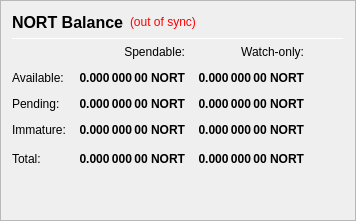
                   <widget class="QFrame" name="frame_Balances">
                    <property name="frameShape">
                     <enum>QFrame::StyledPanel</enum>
                    </property>
                    <property name="frameShadow">
                     <enum>QFrame::Raised</enum>
                    </property>
                    <layout class="QGridLayout" name="gridLayout_3">
                     <item row="0" column="0" colspan="3">
                      <layout class="QHBoxLayout" name="horizontalLayout_4">
                       <item>
                        <widget class="QLabel" name="label_5">
                         <property name="minimumSize">
                          <size>
                           <width>0</width>
                           <height>20</height>
                          </size>
                         </property>
                         <property name="font">
                          <font>
                           <pointsize>12</pointsize>
                           <weight>75</weight>
                           <bold>true</bold>
                          </font>
                         </property>
                         <property name="text">
                          <string>NORT Balance</string>
                         </property>
                        </widget>
                       </item>
                       <item>
                        <widget class="QLabel" name="labelWalletStatus">
                         <property name="cursor">
                          <cursorShape>WhatsThisCursor</cursorShape>
                         </property>
                         <property name="toolTip">
                          <string>The displayed information may be out of date. Your wallet automatically synchronizes with the KYD network after a connection is established, but this process has not completed yet.</string>
                         </property>
                         <property name="styleSheet">
                          <string notr="true">QLabel { color: red; }</string>
                         </property>
                         <property name="text">
                          <string notr="true">(out of sync)</string>
                         </property>
                         <property name="alignment">
                          <set>Qt::AlignLeading|Qt::AlignLeft|Qt::AlignVCenter</set>
                         </property>
                        </widget>
                       </item>
                       <item>
                        <spacer name="horizontalSpacer_3">
                         <property name="orientation">
                          <enum>Qt::Horizontal</enum>
                         </property>
                         <property name="sizeHint" stdset="0">
                          <size>
                           <width>40</width>
                           <height>20</height>
                          </size>
                         </property>
                        </spacer>
                       </item>
                      </layout>
                     </item>
                     <item row="1" column="0" colspan="3">
                      <widget class="Line" name="line_Balance">
                       <property name="minimumSize">
                        <size>
                         <width>0</width>
                         <height>1</height>
                        </size>
                       </property>
                       <property name="maximumSize">
                        <size>
                         <width>16777215</width>
                         <height>1</height>
                        </size>
                       </property>
                       <property name="orientation">
                        <enum>Qt::Horizontal</enum>
                       </property>
                      </widget>
                     </item>
                     <item row="2" column="0" colspan="3">
                      <layout class="QGridLayout" name="gridLayout">
                       <property name="spacing">
                        <number>12</number>
                       </property>
                       <item row="0" column="1">
                        <widget class="QLabel" name="labelSpendable">
                         <property name="text">
                          <string>Spendable:</string>
                         </property>
                         <property name="alignment">
                          <set>Qt::AlignRight|Qt::AlignTrailing|Qt::AlignVCenter</set>
                         </property>
                        </widget>
                       </item>
                       <item row="0" column="2">
                        <widget class="QLabel" name="labelWatchonly">
                         <property name="text">
                          <string>Watch-only:</string>
                         </property>
                         <property name="alignment">
                          <set>Qt::AlignRight|Qt::AlignTrailing|Qt::AlignVCenter</set>
                         </property>
                        </widget>
                       </item>
                       <item row="1" column="0">
                        <widget class="QLabel" name="labelBalanceText">
                         <property name="text">
                          <string>Available:</string>
                         </property>
                        </widget>
                       </item>
                       <item row="1" column="1">
                        <widget class="QLabel" name="labelBalance">
                         <property name="font">
                          <font>
                           <weight>75</weight>
                           <bold>true</bold>
                          </font>
                         </property>
                         <property name="cursor">
                          <cursorShape>IBeamCursor</cursorShape>
                         </property>
                         <property name="toolTip">
                          <string>Your current spendable balance</string>
                         </property>
                         <property name="text">
                          <string notr="true">0.000 000 00 NORT</string>
                         </property>
                         <property name="alignment">
                          <set>Qt::AlignRight|Qt::AlignTrailing|Qt::AlignVCenter</set>
                         </property>
                         <property name="textInteractionFlags">
                          <set>Qt::LinksAccessibleByMouse|Qt::TextSelectableByKeyboard|Qt::TextSelectableByMouse</set>
                         </property>
                        </widget>
                       </item>
                       <item row="1" column="2">
                        <widget class="QLabel" name="labelWatchAvailable">
                         <property name="font">
                          <font>
                           <weight>75</weight>
                           <bold>true</bold>
                          </font>
                         </property>
                         <property name="cursor">
                          <cursorShape>IBeamCursor</cursorShape>
                         </property>
                         <property name="toolTip">
                          <string>Your current balance in watch-only addresses</string>
                         </property>
                         <property name="text">
                          <string notr="true">0.000 000 00 NORT</string>
                         </property>
                         <property name="alignment">
                          <set>Qt::AlignRight|Qt::AlignTrailing|Qt::AlignVCenter</set>
                         </property>
                         <property name="textInteractionFlags">
                          <set>Qt::LinksAccessibleByMouse|Qt::TextSelectableByKeyboard|Qt::TextSelectableByMouse</set>
                         </property>
                        </widget>
                       </item>
                       <item row="2" column="0">
                        <widget class="QLabel" name="labelPendingText">
                         <property name="text">
                          <string>Pending:</string>
                         </property>
                        </widget>
                       </item>
                       <item row="2" column="1">
                        <widget class="QLabel" name="labelUnconfirmed">
                         <property name="font">
                          <font>
                           <weight>75</weight>
                           <bold>true</bold>
                          </font>
                         </property>
                         <property name="cursor">
                          <cursorShape>IBeamCursor</cursorShape>
                         </property>
                         <property name="toolTip">
                          <string>Total of transactions that have yet to be confirmed, and do not yet count toward the spendable balance</string>
                         </property>
                         <property name="text">
                          <string notr="true">0.000 000 00 NORT</string>
                         </property>
                         <property name="alignment">
                          <set>Qt::AlignRight|Qt::AlignTrailing|Qt::AlignVCenter</set>
                         </property>
                         <property name="textInteractionFlags">
                          <set>Qt::LinksAccessibleByMouse|Qt::TextSelectableByKeyboard|Qt::TextSelectableByMouse</set>
                         </property>
                        </widget>
                       </item>
                       <item row="2" column="2">
                        <widget class="QLabel" name="labelWatchPending">
                         <property name="font">
                          <font>
                           <weight>75</weight>
                           <bold>true</bold>
                          </font>
                         </property>
                         <property name="cursor">
                          <cursorShape>IBeamCursor</cursorShape>
                         </property>
                         <property name="toolTip">
                          <string>Unconfirmed transactions to watch-only addresses</string>
                         </property>
                         <property name="text">
                          <string notr="true">0.000 000 00 NORT</string>
                         </property>
                         <property name="alignment">
                          <set>Qt::AlignRight|Qt::AlignTrailing|Qt::AlignVCenter</set>
                         </property>
                         <property name="textInteractionFlags">
                          <set>Qt::LinksAccessibleByMouse|Qt::TextSelectableByKeyboard|Qt::TextSelectableByMouse</set>
                         </property>
                        </widget>
                       </item>
                       <item row="3" column="0">
                        <widget class="QLabel" name="labelImmatureText">
                         <property name="text">
                          <string>Immature:</string>
                         </property>
                        </widget>
                       </item>
                       <item row="3" column="1">
                        <widget class="QLabel" name="labelImmature">
                         <property name="font">
                          <font>
                           <weight>75</weight>
                           <bold>true</bold>
                          </font>
                         </property>
                         <property name="cursor">
                          <cursorShape>IBeamCursor</cursorShape>
                         </property>
                         <property name="toolTip">
                          <string>Staked or masternode rewards that has not yet matured</string>
                         </property>
                         <property name="text">
                          <string notr="true">0.000 000 00 NORT</string>
                         </property>
                         <property name="alignment">
                          <set>Qt::AlignRight|Qt::AlignTrailing|Qt::AlignVCenter</set>
                         </property>
                         <property name="textInteractionFlags">
                          <set>Qt::LinksAccessibleByMouse|Qt::TextSelectableByKeyboard|Qt::TextSelectableByMouse</set>
                         </property>
                        </widget>
                       </item>
                       <item row="3" column="2">
                        <widget class="QLabel" name="labelWatchImmature">
                         <property name="font">
                          <font>
                           <weight>75</weight>
                           <bold>true</bold>
                          </font>
                         </property>
                         <property name="cursor">
                          <cursorShape>IBeamCursor</cursorShape>
                         </property>
                         <property name="toolTip">
                          <string>Staked or masternode rewards in watch-only addresses that has not yet matured</string>
                         </property>
                         <property name="text">
                          <string notr="true">0.000 000 00 NORT</string>
                         </property>
                         <property name="alignment">
                          <set>Qt::AlignRight|Qt::AlignTrailing|Qt::AlignVCenter</set>
                         </property>
                         <property name="textInteractionFlags">
                          <set>Qt::LinksAccessibleByMouse|Qt::TextSelectableByKeyboard|Qt::TextSelectableByMouse</set>
                         </property>
                        </widget>
                       </item>
                       <item row="4" column="0">
                        <widget class="QLabel" name="labelTotalText">
                         <property name="toolTip">
                          <string>Your current NORT balance, unconfirmed and immature transactions included</string>
                         </property>
                         <property name="text">
                          <string>Total:</string>
                         </property>
                        </widget>
                       </item>
                       <item row="4" column="1">
                        <widget class="QLabel" name="labelTotal">
                         <property name="font">
                          <font>
                           <weight>75</weight>
                           <bold>true</bold>
                          </font>
                         </property>
                         <property name="cursor">
                          <cursorShape>IBeamCursor</cursorShape>
                         </property>
                         <property name="toolTip">
                          <string>Your current NORT balance, unconfirmed and immature transactions included</string>
                         </property>
                         <property name="text">
                          <string notr="true">0.000 000 00 NORT</string>
                         </property>
                         <property name="alignment">
                          <set>Qt::AlignRight|Qt::AlignTrailing|Qt::AlignVCenter</set>
                         </property>
                         <property name="textInteractionFlags">
                          <set>Qt::LinksAccessibleByMouse|Qt::TextSelectableByKeyboard|Qt::TextSelectableByMouse</set>
                         </property>
                        </widget>
                       </item>
                       <item row="4" column="2">
                        <widget class="QLabel" name="labelWatchTotal">
                         <property name="font">
                          <font>
                           <weight>75</weight>
                           <bold>true</bold>
                          </font>
                         </property>
                         <property name="cursor">
                          <cursorShape>IBeamCursor</cursorShape>
                         </property>
                         <property name="toolTip">
                          <string>Current total balance in watch-only addresses</string>
                         </property>
                         <property name="text">
                          <string notr="true">0.000 000 00 NORT</string>
                         </property>
                         <property name="alignment">
                          <set>Qt::AlignRight|Qt::AlignTrailing|Qt::AlignVCenter</set>
                         </property>
                         <property name="textInteractionFlags">
                          <set>Qt::LinksAccessibleByMouse|Qt::TextSelectableByKeyboard|Qt::TextSelectableByMouse</set>
                         </property>
                        </widget>
                       </item>
                       <item row="4" column="3">
                        <spacer name="horizontalSpacer_9">
                         <property name="orientation">
                          <enum>Qt::Horizontal</enum>
                         </property>
                         <property name="sizeHint" stdset="0">
                          <size>
                           <width>40</width>
                           <height>20</height>
                          </size>
                         </property>
                        </spacer>
                       </item>
                      </layout>
                     </item>
                     <item row="3" column="1">
                      <spacer name="verticalSpacer_3">
                       <property name="orientation">
                        <enum>Qt::Vertical</enum>
                       </property>
                       <property name="sizeHint" stdset="0">
                        <size>
                         <width>20</width>
                         <height>40</height>
                        </size>
                       </property>
                      </spacer>
                     </item>
                    </layout>
                   </widget>
